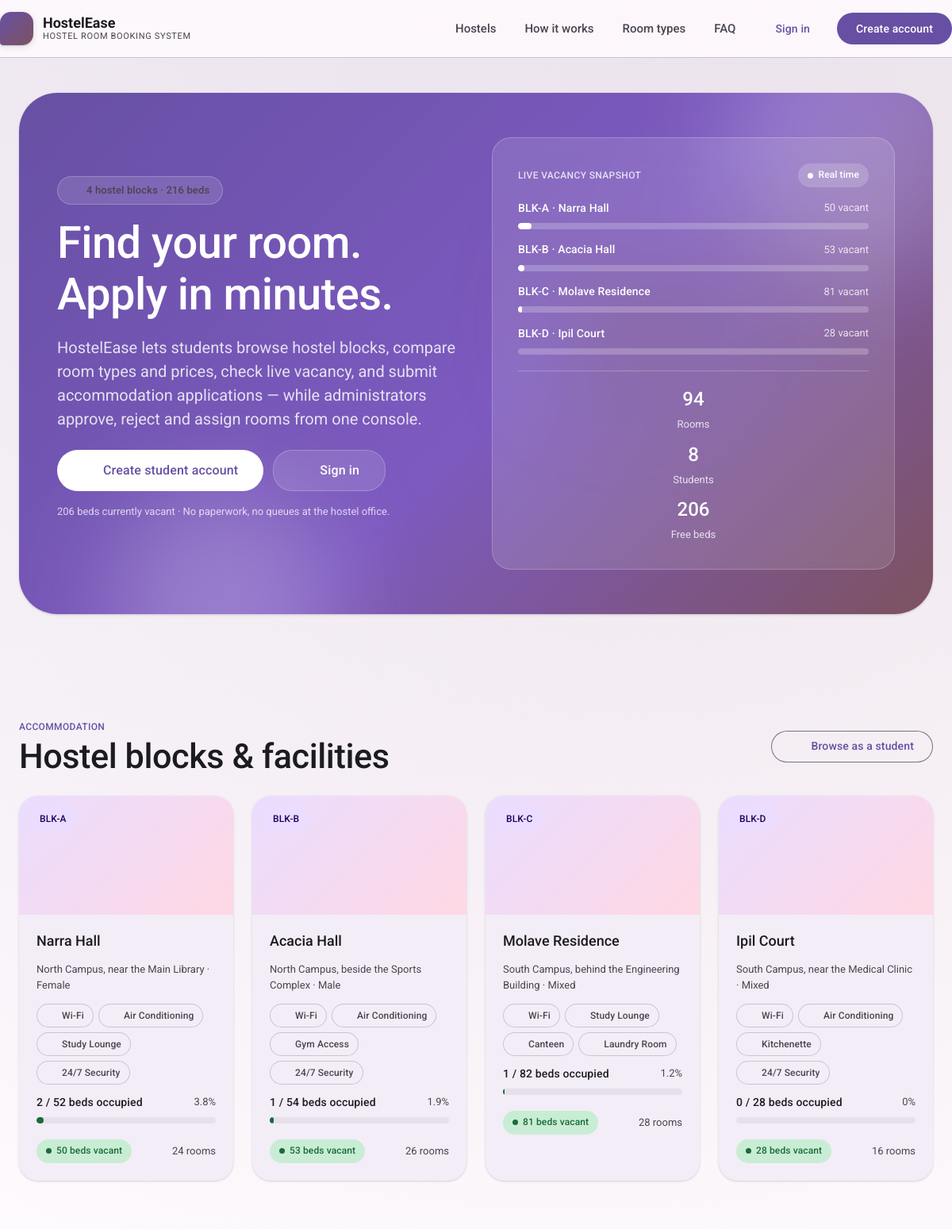
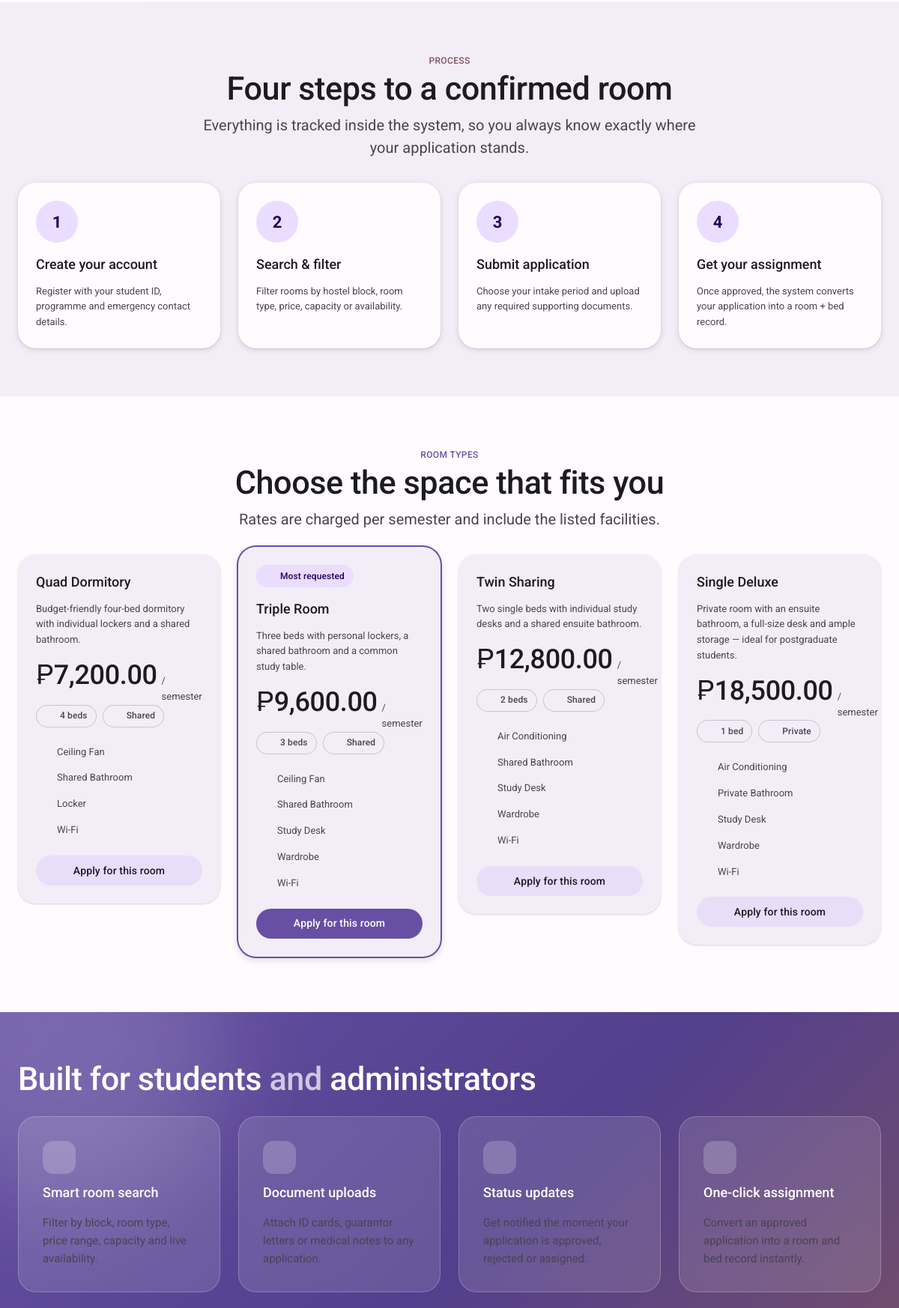
The page / (upper part) on the database its author committed (2 pictures, top to bottom).
### tables this page shows
CREATE TABLE hostels (
  id           INT UNSIGNED NOT NULL AUTO_INCREMENT,
  name         VARCHAR(120) NOT NULL,
  block_code   VARCHAR(20)  NOT NULL,
  location     VARCHAR(180) DEFAULT NULL,
  description  TEXT,
  facilities   VARCHAR(500) DEFAULT NULL,
  warden_name  VARCHAR(120) DEFAULT NULL,
  warden_phone VARCHAR(25)  DEFAULT NULL,
  gender_policy ENUM('male','female','mixed') NOT NULL DEFAULT 'mixed',
  image_url    VARCHAR(255) DEFAULT NULL,
  is_active    TINYINT(1) NOT NULL DEFAULT 1,
  created_at   TIMESTAMP NOT NULL DEFAULT CURRENT_TIMESTAMP,
  PRIMARY KEY (id),
  UNIQUE KEY uq_hostel_block (block_code)
);

CREATE TABLE room_types (
  id          INT UNSIGNED NOT NULL AUTO_INCREMENT,
  name        VARCHAR(80) NOT NULL,
  capacity    TINYINT UNSIGNED NOT NULL DEFAULT 1,
  price       DECIMAL(10,2) NOT NULL DEFAULT 0.00,
  facilities  VARCHAR(500) DEFAULT NULL,
  description VARCHAR(500) DEFAULT NULL,
  created_at  TIMESTAMP NOT NULL DEFAULT CURRENT_TIMESTAMP,
  PRIMARY KEY (id),
  UNIQUE KEY uq_room_type_name (name)
);

### index.php (the view, shortened to what this page needs)
<?php
require_once __DIR__ . '/includes/public_header.php';
$hostels = db_all($conn, 'SELECT * FROM v_hostel_occupancy ORDER BY block_code');
$types   = db_all($conn, 'SELECT * FROM room_types ORDER BY price');
$stats   = db_one(
    $conn,
    "SELECT (SELECT COUNT(*) FROM hostels) hostels,
            (SELECT COUNT(*) FROM rooms) rooms,
            (SELECT COALESCE(SUM(rt.capacity),0) FROM rooms r JOIN room_types rt ON rt.id=r.room_type_id) beds,
            (SELECT COUNT(*) FROM users WHERE role='student') students"
);
$vacant = total_vacancy();
landing_nav();
?>
<section class="section" style="padding-top:44px">
  <div class="container">
    <div class="hero hero-primary anim-rise">
      <span class="blur-shape" style="width:340px;height:340px;background:rgba(255,255,255,.20);top:-110px;right:-80px" aria-hidden="true"></span>
      <span class="blur-shape" style="width:280px;height:280px;background:rgba(232,222,248,.28);bottom:-120px;left:10%" aria-hidden="true"></span>
      <span class="blur-shape" style="width:180px;height:180px;background:rgba(125,82,96,.35);top:30%;right:26%" aria-hidden="true"></span>
      <div class="grid g-2" style="align-items:center;gap:40px">
        <div>
          <span class="chip glass chip-lg mb-2"><?= icon('bolt', 'icon icon-xs') ?> <?= (int)$stats['hostels'] ?> hostel blocks &middot; <?= number_format((int)$stats['beds']) ?> beds</span>
          <h1 class="display-l">Find your room.<br>Apply in minutes.</h1>
          <p class="body-l muted mb-3" style="max-width:52ch">
            <?= APP_NAME ?> lets students browse hostel blocks, compare room types and prices,
            check live vacancy, and submit accommodation applications &mdash; while administrators
            approve, reject and assign rooms from one console.
          </p>
          <div class="row wrap">
            <a class="btn btn-lg" style="--btn-bg:#fff;--btn-fg:#6750A4" href="register.php"><?= icon('person') ?> Create student account</a>
            <a class="btn btn-lg glass" href="login.php"><?= icon('lock') ?> Sign in</a>
          </div>
          <p class="tiny mt-2" style="color:rgba(255,255,255,.75)">
            <?= number_format($vacant) ?> beds currently vacant &middot; No paperwork, no queues at the hostel office.
          </p>
        </div>
        <div class="glass card-pad-lg" style="color:#fff">
          <div class="row-between mb-2">
            <span class="label-s" style="color:rgba(255,255,255,.8)">Live vacancy snapshot</span>
            <span class="chip" style="background:rgba(255,255,255,.18);color:#fff"><span class="chip-dot"></span> Real time</span>
          </div>
          <?php if (!$hostels): ?>
            <p class="muted">No hostel data yet &mdash; import <code>database/seed_data.sql</code>.</p>
          <?php else: foreach (array_slice($hostels, 0, 4) as $h):
              $rate = (float)$h['occupancy_rate'];
          ?>
            <div style="margin-bottom:16px">
              <div class="row-between" style="gap:8px">
                <span class="label-m"><?= e($h['block_code']) ?> &middot; <?= e($h['name']) ?></span>
                <span class="tiny" style="color:rgba(255,255,255,.8)"><?= (int)$h['vacant_beds'] ?> vacant</span>
              </div>
              <div class="bar mt-1" style="background:rgba(255,255,255,.22)">
                <span class="bar-fill" style="width:<?= $rate ?>%;background:#fff"></span>
              </div>
            </div>
          <?php endforeach; endif; ?>
          <hr class="divider" style="background:rgba(255,255,255,.25)">
          <div class="grid g-3" style="gap:12px;text-align:center">
            <div><div class="title-l"><?= (int)$stats['rooms'] ?></div><div class="tiny" style="color:rgba(255,255,255,.8)">Rooms</div></div>
            <div><div class="title-l"><?= (int)$stats['students'] ?></div><div class="tiny" style="color:rgba(255,255,255,.8)">Students</div></div>
            <div><div class="title-l"><?= number_format($vacant) ?></div><div class="tiny" style="color:rgba(255,255,255,.8)">Free beds</div></div>
          </div>
        </div>
      </div>
    </div>
  </div>
</section>
<section class="section" id="hostels">
  <div class="container">
    <div class="row-between mb-3">
      <div>
        <span class="label-s" style="color:var(--md-primary)">Accommodation</span>
        <h2 class="headline-l mb-0">Hostel blocks &amp; facilities</h2>
      </div>
      <a class="btn btn-outlined" href="login.php"><?= icon('search') ?> Browse as a student</a>
    </div>
    <div class="grid g-3">
      <?php foreach ($hostels as $i => $h):
          $full = db_one($conn, 'SELECT * FROM hostels WHERE id = ?', 'i', [(int)$h['id']]);
      ?>
        <article class="card card-hover hostel-card group anim-rise anim-rise-<?= ($i % 4) + 1 ?>">
          <div class="hostel-visual">
            <?= icon('apartment', 'icon icon-xl') ?>
            <span class="chip chip-primary hostel-code"><?= e($h['block_code']) ?></span>
          </div>
          <div class="hostel-body">
            <div>
              <h3 class="title-m mb-0"><?= e($h['name']) ?></h3>
              <p class="tiny mb-0"><?= e($full['location'] ?: 'On campus') ?> &middot; <?= e(ucfirst($h['gender_policy'])) ?></p>
            </div>
            <div class="row wrap" style="gap:6px">
              <?php foreach (array_slice(array_filter(array_map('trim', explode(',', (string)$full['facilities']))), 0, 4) as $f): ?>
                <span class="chip chip-outline"><?= icon_for_facility($f) ?><?= e($f) ?></span>
              <?php endforeach; ?>
            </div>
            <div>
              <div class="row-between mb-1">
                <span class="label-m"><?= (int)$h['occupied_beds'] ?> / <?= (int)$h['total_beds'] ?> beds occupied</span>
                <span class="tiny"><?= (float)$h['occupancy_rate'] ?>%</span>
              </div>
              <?= occupancy_bar((int)$h['occupied_beds'], (int)$h['total_beds']) ?>
            </div>
            <div class="row-between mt-1">
              <span class="chip <?= (int)$h['vacant_beds'] > 0 ? 'chip-success' : 'chip-danger' ?>">
                <span class="chip-dot"></span><?= (int)$h['vacant_beds'] > 0 ? (int)$h['vacant_beds'] . ' beds vacant' : 'Fully occupied' ?>
              </span>
              <span class="tiny"><?= (int)$h['total_rooms'] ?> rooms</span>
            </div>
          </div>
        </article>
      <?php endforeach; ?>
    </div>
  </div>
</section>
<section class="section" id="how" style="background:var(--md-surface-container)">
  <div class="container">
    <div class="text-center mb-4">
      <span class="label-s" style="color:var(--md-tertiary)">Process</span>
      <h2 class="headline-l">Four steps to a confirmed room</h2>
      <p class="body-l muted" style="max-width:62ch;margin:0 auto">Everything is tracked inside the system, so you always know exactly where your application stands.</p>
    </div>
    <div class="grid g-4">
      <?php
      $steps = [
          ['1', 'person',   'Create your account', 'Register with your student ID, programme and emergency contact details.'],
          ['2', 'search',   'Search &amp; filter', 'Filter rooms by hostel block, room type, price, capacity or availability.'],
          ['3', 'assignment','Submit application', 'Choose your intake period and upload any required supporting documents.'],
          ['4', 'key',      'Get your assignment', 'Once approved, the system converts your application into a room + bed record.'],
      ];
      foreach ($steps as $i => [$num, $ico, $t, $d]): ?>
        <div class="card card-elevated group anim-rise anim-rise-<?= $i + 1 ?>">
          <div class="step-badge mb-2">
            <?= e($num) ?>
          </div>
          <h3 class="title-m"><?= $t ?></h3>
          <p class="tiny mb-0"><?= $d ?></p>
        </div>
      <?php endforeach; ?>
    </div>
  </div>
</section>
<section class="section" id="pricing">
  <div class="container">
    <div class="text-center mb-4">
      <span class="label-s" style="color:var(--md-primary)">Room types</span>
      <h2 class="headline-l">Choose the space that fits you</h2>
      <p class="body-l muted" style="max-width:58ch;margin:0 auto">Rates are charged per semester and include the listed facilities.</p>
    </div>
    <div class="grid g-<?= count($types) >= 4 ? 4 : max(2, count($types)) ?>" style="align-items:start">
      <?php foreach ($types as $i => $t):
          $featured = ($i === 1);
      ?>
        <article class="card pricing-card card-hover<?= $featured ? ' featured' : '' ?>"
                 style="<?= $featured ? 'box-shadow:0 0 0 2px var(--md-primary), var(--e3);transform:translateY(-10px);' : '' ?>">
          <?php if ($featured): ?>
            <span class="chip chip-primary mb-2"><?= icon('bolt', 'icon icon-xs') ?> Most requested</span>
          <?php endif; ?>
          <h3 class="title-m mb-0"><?= e($t['name']) ?></h3>
          <p class="tiny mb-2"><?= e($t['description'] ?: 'Shared student accommodation') ?></p>
          <div class="row" style="align-items:baseline;gap:6px">
            <span class="display-l mb-0" style="font-size:2.25rem"><?= money($t['price']) ?></span>
            <span class="tiny">/ semester</span>
          </div>
          <div class="row mb-2" style="gap:8px">
            <span class="chip chip-outline"><?= icon('people', 'icon icon-xs') ?> <?= (int)$t['capacity'] ?> <?= (int)$t['capacity'] === 1 ? 'bed' : 'beds' ?></span>
            <span class="chip chip-outline"><?= icon('bed', 'icon icon-xs') ?> <?= (int)$t['capacity'] === 1 ? 'Private' : 'Shared' ?></span>
          </div>
          <ul class="pricing-list">
            <?php foreach (array_filter(array_map('trim', explode(',', (string)$t['facilities']))) as $f): ?>
              <li><span style="color:var(--md-primary);display:flex"><?= icon('check', 'icon icon-sm') ?></span><span class="tiny" style="align-self:center"><?= e($f) ?></span></li>
            <?php endforeach; ?>
          </ul>
          <a class="btn <?= $featured ? '' : 'btn-tonal' ?> btn-block mt-2" href="login.php">Apply for this room</a>
        </article>
      <?php endforeach; ?>
    </div>
  </div>
</section>
<section class="section" style="background:linear-gradient(135deg,var(--md-primary) 0%,#533F8C 50%,var(--md-tertiary) 100%);color:#fff;position:relative;overflow:hidden">
  <span class="blur-shape" style="width:400px;height:400px;background:rgba(255,255,255,.14);top:-140px;left:-100px" aria-hidden="true"></span>
  <div class="container" style="position:relative;z-index:1">
    <h2 class="headline-l">Built for students <em style="font-style:normal;opacity:.7">and</em> administrators</h2>
    <div class="grid g-3 mt-3">
      <?php
      $features = [
          ['search',   'Smart room search',   'Filter by block, room type, price range, capacity and live availability.'],
          ['upload',   'Document uploads',    'Attach ID cards, guarantor letters or medical notes to any application.'],
          ['notifications','Status updates',  'Get notified the moment your application is approved, rejected or assigned.'],
          ['assignment','One-click assignment','Convert an approved application into a room and bed record instantly.'],
          ['chart',    'Occupancy reports',   'Vacancy, occupancy, booking and accommodation reports with CSV export.'],
          ['shield',   'Secure by design',    'Prepared statements, hashed passwords, CSRF tokens and role-based access.'],
      ];
      foreach ($features as [$ico, $t, $d]): ?>
        <div class="glass card-pad-lg" style="color:#fff">
          <span style="display:grid;place-items:center;width:44px;height:44px;border-radius:14px;background:rgba(255,255,255,.2);margin-bottom:12px"><?= icon($ico) ?></span>
          <h3 class="title-m"><?= e($t) ?></h3>
          <p class="muted mb-0" style="font-size:.9375rem"><?= e($d) ?></p>
        </div>
      <?php endforeach; ?>
    </div>
  </div>
</section>

### includes/functions.php (shortened to what this page needs)
<?php
require_once __DIR__ . '/config.php';
function e(?string $value): string
{
    return htmlspecialchars((string)$value, ENT_QUOTES | ENT_SUBSTITUTE, 'UTF-8');
}
function money(float|string|null $amount): string
{
    return CURRENCY . number_format((float)$amount, 2);
}
function total_vacancy(): int
{
    global $conn;
    $res = mysqli_query(
        $conn,
        "SELECT COALESCE(SUM(rt.capacity - r.occupied),0) v
           FROM rooms r JOIN room_types rt ON rt.id = r.room_type_id
          WHERE r.status = 'available'"
    );
    $row = $res ? mysqli_fetch_assoc($res) : null;
    return (int)($row['v'] ?? 0);
}
function icon(string $name, string $class = 'icon'): string
{
    $d = $paths[$name] ?? $paths['info'];
    return '<svg class="' . e($class) . '" viewBox="0 0 24 24" fill="currentColor" aria-hidden="true" focusable="false">' . $d . '</svg>';
}
function icon_for_facility(string $facility): string
{
    $f = strtolower($facility);
    return match (true) {
        str_contains($f, 'wi-fi'), str_contains($f, 'wifi'), str_contains($f, 'internet') => icon('wifi', 'icon icon-xs'),
        str_contains($f, 'air'), str_contains($f, 'ac'), str_contains($f, 'cool')          => icon('ac_unit', 'icon icon-xs'),
        str_contains($f, 'laundry'), str_contains($f, 'wash')                              => icon('local_laundry', 'icon icon-xs'),
        str_contains($f, 'security'), str_contains($f, 'cctv'), str_contains($f, 'guard')  => icon('security', 'icon icon-xs'),
        str_contains($f, 'gym'), str_contains($f, 'fitness')                               => icon('fitness', 'icon icon-xs'),
        str_contains($f, 'canteen'), str_contains($f, 'kitchen'), str_contains($f, 'dining') => icon('restaurant', 'icon icon-xs'),
        str_contains($f, 'parking')                                                        => icon('directions_car', 'icon icon-xs'),
        str_contains($f, 'power'), str_contains($f, 'generator'), str_contains($f, 'electric') => icon('bolt', 'icon icon-xs'),
        default => icon('check', 'icon icon-xs'),
    };
}
function occupancy_bar(int $occupied, int $capacity): string
{
    $capacity = max(1, $capacity);
    $pct = (int)round(($occupied / $capacity) * 100);
    $tone = $pct >= 100 ? 'bar-full' : ($pct >= 70 ? 'bar-high' : 'bar-low');
    return '<div class="bar" role="img" aria-label="' . $occupied . ' of ' . $capacity . ' beds occupied">'
         . '<span class="bar-fill ' . $tone . '" style="width:' . $pct . '%"></span></div>';
}
function db_all(mysqli $conn, string $sql, string $types = '', array $params = []): array
{
    $stmt = mysqli_prepare($conn, $sql);
    if ($types !== '' && $params !== []) {
        mysqli_stmt_bind_param($stmt, $types, ...$params);
    }
    mysqli_stmt_execute($stmt);
    $rows = mysqli_fetch_all(mysqli_stmt_get_result($stmt), MYSQLI_ASSOC);
    return $rows;
}
function db_one(mysqli $conn, string $sql, string $types = '', array $params = []): ?array
{
    $rows = db_all($conn, $sql, $types, $params);
    return $rows[0] ?? null;
}

### rows shown on the page
hostels: block_code "BLK-A", name "Narra Hall", vacant_beds "50", location "North Campus, near the Main Library", gender_policy "Female", f "Wi-Fi", f "Air Conditioning", f "Study Lounge", f "24/7 Security", occupied_beds "2", total_beds "52", occupancy_rate "3.8", $pct 4 (drawn), total_rooms "24"
hostels: block_code "BLK-B", name "Acacia Hall", vacant_beds "53", location "North Campus, beside the Sports Complex", gender_policy "Male", f "Wi-Fi", f "Air Conditioning", f "Gym Access", f "24/7 Security", occupied_beds "1", total_beds "54", occupancy_rate "1.9", $pct 2 (drawn), total_rooms "26"
hostels: block_code "BLK-C", name "Molave Residence", vacant_beds "81", location "South Campus, behind the Engineering Building", gender_policy "Mixed", f "Wi-Fi", f "Study Lounge", f "Canteen", f "Laundry Room", occupied_beds "1", total_beds "82", occupancy_rate "1.2", total_rooms "28"
hostels: block_code "BLK-D", name "Ipil Court", vacant_beds "28", location "South Campus, near the Medical Clinic", gender_policy "Mixed", f "Wi-Fi", f "Air Conditioning", f "Kitchenette", f "24/7 Security", occupied_beds "0", total_beds "28", occupancy_rate "0", total_rooms "16"
room_types: name "Quad Dormitory", description "Budget-friendly four-bed dormitory with individual lockers and a shared bathroom.", price "₱7,200.00", capacity "4", shows "beds", shows "Shared", facilities "Ceiling Fan", facilities "Shared Bathroom", facilities "Locker", facilities "Wi-Fi"
room_types: name "Triple Room", description "Three beds with personal lockers, a shared bathroom and a common study table.", price "₱9,600.00", capacity "3", shows "Shared", facilities "Ceiling Fan", facilities "Shared Bathroom", facilities "Study Desk", facilities "Wardrobe", facilities "Wi-Fi"
room_types: name "Twin Sharing", description "Two single beds with individual study desks and a shared ensuite bathroom.", price "₱12,800.00", capacity "2", shows "Shared", facilities "Air Conditioning", facilities "Shared Bathroom", facilities "Study Desk", facilities "Wardrobe", facilities "Wi-Fi"
room_types: name "Single Deluxe", description "Private room with an ensuite bathroom, a full-size desk and ample storage — ideal for postgraduate students.", price "₱18,500.00", capacity "1", shows "bed", facilities "Air Conditioning", facilities "Private Bathroom", facilities "Study Desk", facilities "Wardrobe", facilities "Wi-Fi"

### other values the page prints
APP_NAME "HostelEase"
APP_TAGLINE "HOSTEL ROOM BOOKING SYSTEM"
$stats['hostels'] "4"
$stats['beds'] "216"
$vacant "206"
$stats['rooms'] "94"
$stats['students'] "8"
$num "1"
$t "Create your account"
$d "Register with your student ID, programme and emergency contact details."
$num "2"
$t "Search & filter"
$d "Filter rooms by hostel block, room type, price, capacity or availability."
$num "3"
$t "Submit application"
